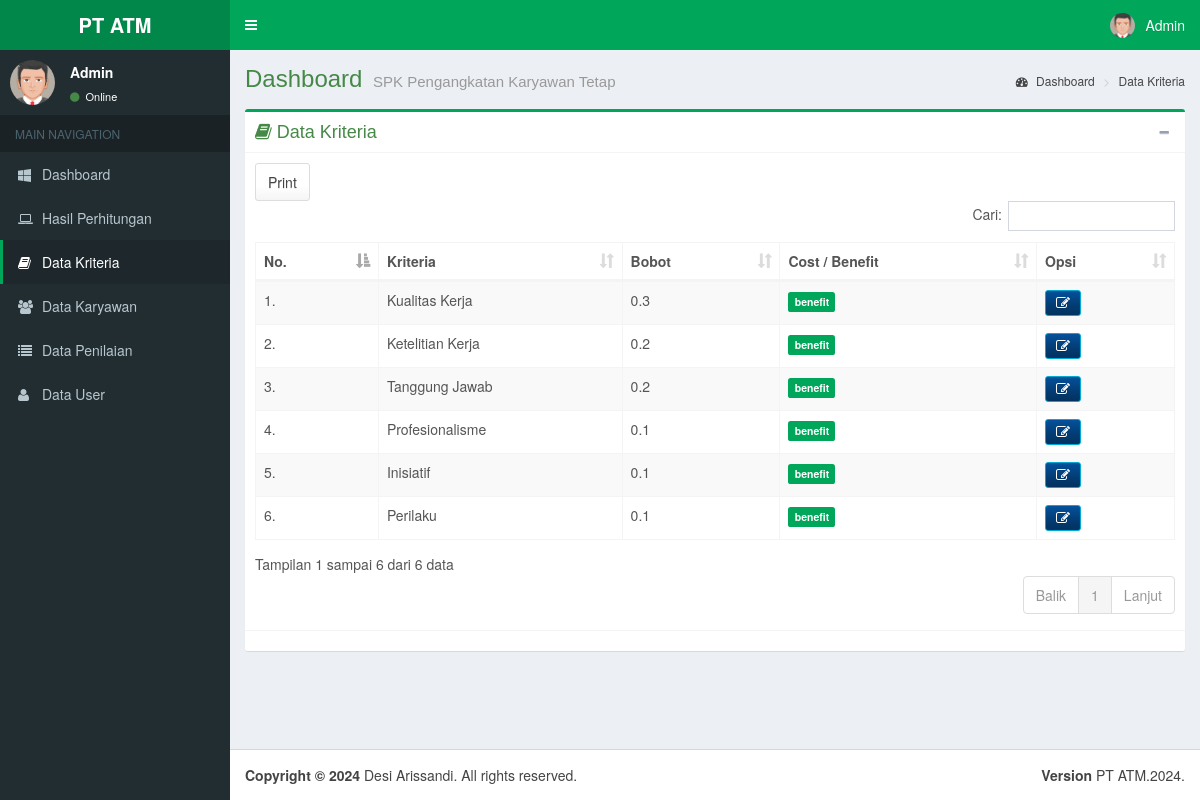
Screenshot of /kriteria.php (signed in) with the database file from the repository.
### tables this page shows
CREATE TABLE IF NOT EXISTS `kriteria` (
  `id_kriteria` int(11) NOT NULL AUTO_INCREMENT,
  `kriteria` varchar(50) NOT NULL,
  `bobot` float NOT NULL,
  `cost_benefit` varchar(10) NOT NULL,
  PRIMARY KEY (`id_kriteria`)
);

### kriteria.php (the view, shortened to what this page needs)
<?php
	include 'dbconf.php';
?>
<!DOCTYPE html>
<html>
<head>
  <link rel="stylesheet" href="lte/bootstrap/css/bootstrap.min.css">
  <link rel="stylesheet" href="lte/dist/css/font-awesome.min.css">
  <link rel="stylesheet" href="lte/dist/css/ionicons.min.css">
  <link rel="stylesheet" type="text/css" href="assets/dataTables.bootstrap.min.css">
  <link rel="stylesheet" type="text/css" href="assets/buttons.bootstrap.min.css">
  <link rel="stylesheet" href="lte/dist/css/AdminLTE.min.css">
  <link rel="stylesheet" href="lte/dist/css/skins/_all-skins.min.css">
	<link rel="stylesheet" type="text/css" href="assets/jquery.fancybox.css?v=2.1.5" media="screen" />
	<link rel="stylesheet" type="text/css" href="assets/helpers/jquery.fancybox-buttons.css?v=1.0.5" />
	<link rel="stylesheet" type="text/css" href="assets/helpers/jquery.fancybox-thumbs.css?v=1.0.7" />
</head>
<body class="hold-transition fixed skin-green sidebar-mini">
<div class="wrapper">
  <header class="main-header">
    <a href="#" class="logo">
      <span class="logo-lg"><b><?php echo $_SESSION['judul'];?></b></span>
    </a>
    <nav class="navbar navbar-static-top">
      <a href="#" class="sidebar-toggle" data-toggle="offcanvas" role="button">
      </a>
      <div class="navbar-custom-menu">
        <ul class="nav navbar-nav">
          <li class="dropdown user user-menu">
            <a href="#" class="dropdown-toggle" data-toggle="dropdown">
              <img src="<?php echo $_SESSION['foto'];?>" class="user-image" alt="User Image">
              <span class="hidden-xs"><?php echo ucwords($_SESSION['user']);?></span>
            </a>
          </li>
        </ul>
      </div>
    </nav>
  </header>
  <aside class="main-sidebar">
    <section class="sidebar">
      <div class="user-panel">
        <div class="pull-left image">
          <img src="<?php echo $_SESSION['foto'];?>" class="img-circle" alt="User Image">
        </div>
        <div class="pull-left info">
          <p><?php echo ucwords($_SESSION['user']);?></p>
          <a href="#"><i class="fa fa-circle text-success"></i> Online</a>
        </div>
      </div>
      <ul class="sidebar-menu">
        <li class="header">MAIN NAVIGATION</li>
        <li>
          <a href="dashboard-ui.php">
            <i class="fa fa-windows"></i> <span>Dashboard</span>
          </a>
        </li>
		<li>
          <a href="hasil.php">
            <i class="fa fa-laptop"></i> <span>Hasil Perhitungan</span>
          </a>
        </li>
		<?php if($_SESSION['level']=='admin'){?>
		<li class="active">
          <a href="kriteria.php">
            <i class="fa fa-book"></i> <span>Data Kriteria</span>
          </a>
        </li>
		<li>
          <a href="karyawan.php">
            <i class="fa fa-users"></i> <span>Data Karyawan</span>
          </a>
        </li>
		<li>
          <a href="penilaian.php">
            <i class="fa fa-list"></i> <span>Data Penilaian</span>
          </a>
        </li>
		<li>
          <a href="user.php">
            <i class="fa fa-user"></i> <span>Data User</span>
          </a>
        </li>
		<?php } ?>
      </ul>
    </section>
  </aside>
  <div class="content-wrapper">
    <section class="content-header">
      <h1 class="text-success">
        Dashboard
        <small><?php echo $_SESSION['desc'];?></small>
      </h1>
      <ol class="breadcrumb">
        <li><a href="dashboard-ui.php"><i class="fa fa-dashboard"></i> Dashboard</a></li>
        <li><a href="kriteria.php">Data Kriteria</a></li>
      </ol>
    </section>
    <section class="content">
      <div class="box box-success">
        <div class="box-header with-border">
          <h3 class="box-title text-success"><i class="fa fa-book"> </i> Data Kriteria</h3>
          <div class="box-tools pull-right">
            <button type="button" class="btn btn-box-tool" data-widget="collapse" data-toggle="tooltip" title="Collapse">
			<i class="fa fa-minus"></i></button>
          </div>
        </div>
        <div class="box-body">
          <div class="row">
			<div class="col-lg-12 col-xs-12">
				<table id="example2" class="table table-responsive table-bordered table-striped table-hover">
                 <thead>
					<tr>
						<th>No.</th>
						<th>Kriteria</th>
						<th>Bobot</th>
						<th>Cost / Benefit</th>
						<th>Opsi</th>
					</tr>
				</thead>
				<tbody>
					<?php
						$result = $mysqli->query("select * from kriteria");
						$i = 1;
							if($result->num_rows != 0){
								while ($row = $result->fetch_assoc()) {
									echo "<tr>";
									echo "<td>".$i.".</td>";
									echo "<td>".$row['kriteria']."</td>";
									echo "<td>".$row['bobot']."</td>";
									if($row['cost_benefit']=='benefit')
										echo "<td><small class='label label-success'>".$row['cost_benefit']."</small></td>";
									echo '<td><div class="btn-group">';
									echo  '<a href="edit-kriteria.php?id='.$row['id_kriteria'].'" class="fa fa-edit btn btn-info btn-sm"></a>';?>
									<?php
									echo  '</div>
										  </td>';
									echo "</tr>";
									$i++;
								}
							}
					?>
				</tbody>
              </table>
			</div>
		  </div>
        </div>
        <div class="box-footer">
        </div>
      </div>
    </section>
  </div>
  <footer class="main-footer">
    <div class="pull-right hidden-xs">
      <b>Version</b> <?php echo $_SESSION['judul'].".".date('Y')."."?>
    </div>
    <strong>Copyright &copy; <?php echo date('Y');?></strong> <?php echo $_SESSION['creator']?>. All rights
    reserved.
  </footer>
</div>
</body>
</html>

### rows the page displays
kriteria: kriteria "Kualitas Kerja", bobot "0.3", cost_benefit "benefit"
kriteria: kriteria "Ketelitian Kerja", bobot "0.2", cost_benefit "benefit"
kriteria: kriteria "Tanggung Jawab", bobot "0.2", cost_benefit "benefit"
kriteria: kriteria "Profesionalisme", bobot "0.1", cost_benefit "benefit"
kriteria: kriteria "Inisiatif", bobot "0.1", cost_benefit "benefit"
kriteria: kriteria "Perilaku", bobot "0.1", cost_benefit "benefit"

### other values shown
$_SESSION['judul'] "PT ATM"
$_SESSION['user'] "Admin"
$_SESSION['desc'] "SPK Pengangkatan Karyawan Tetap"
$_SESSION['creator'] "Desi Arissandi"
